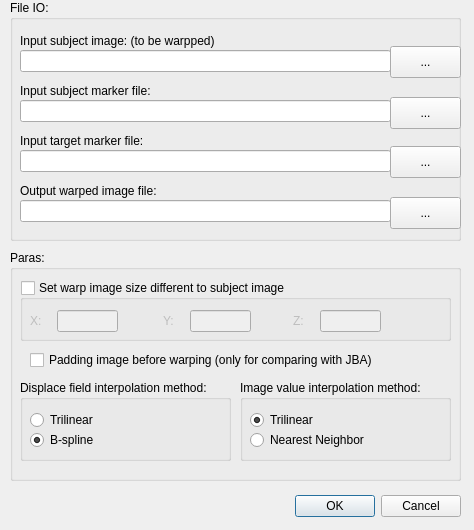
<?xml version="1.0" encoding="UTF-8"?>
<ui version="4.0">
 <class>Paradialog_littlequickwarp</class>
 <widget class="QDialog" name="Paradialog_littlequickwarp">
  <property name="geometry">
   <rect>
    <x>0</x>
    <y>0</y>
    <width>474</width>
    <height>530</height>
   </rect>
  </property>
  <property name="windowTitle">
   <string>Dialog</string>
  </property>
  <widget class="QDialogButtonBox" name="buttonBox">
   <property name="geometry">
    <rect>
     <x>280</x>
     <y>490</y>
     <width>181</width>
     <height>32</height>
    </rect>
   </property>
   <property name="orientation">
    <enum>Qt::Horizontal</enum>
   </property>
   <property name="standardButtons">
    <set>QDialogButtonBox::Cancel|QDialogButtonBox::Ok</set>
   </property>
  </widget>
  <widget class="QGroupBox" name="groupBox_fileio">
   <property name="geometry">
    <rect>
     <x>10</x>
     <y>0</y>
     <width>451</width>
     <height>241</height>
    </rect>
   </property>
   <property name="title">
    <string>File IO: </string>
   </property>
   <widget class="QLabel" name="label_img_sub_2">
    <property name="geometry">
     <rect>
      <x>10</x>
      <y>30</y>
      <width>411</width>
      <height>21</height>
     </rect>
    </property>
    <property name="text">
     <string>Input subject image: (to be warpped)</string>
    </property>
   </widget>
   <widget class="QLabel" name="label_img_sub">
    <property name="geometry">
     <rect>
      <x>10</x>
      <y>80</y>
      <width>411</width>
      <height>21</height>
     </rect>
    </property>
    <property name="text">
     <string>Input subject marker file:</string>
    </property>
   </widget>
   <widget class="QLineEdit" name="lineEdit_img_sub">
    <property name="geometry">
     <rect>
      <x>10</x>
      <y>50</y>
      <width>371</width>
      <height>22</height>
     </rect>
    </property>
   </widget>
   <widget class="QPushButton" name="pushButton_img_sub">
    <property name="geometry">
     <rect>
      <x>380</x>
      <y>46</y>
      <width>71</width>
      <height>32</height>
     </rect>
    </property>
    <property name="text">
     <string>...</string>
    </property>
   </widget>
   <widget class="QPushButton" name="pushButton_marker_sub">
    <property name="geometry">
     <rect>
      <x>380</x>
      <y>97</y>
      <width>71</width>
      <height>32</height>
     </rect>
    </property>
    <property name="text">
     <string>...</string>
    </property>
   </widget>
   <widget class="QLineEdit" name="lineEdit_marker_sub">
    <property name="geometry">
     <rect>
      <x>10</x>
      <y>100</y>
      <width>371</width>
      <height>22</height>
     </rect>
    </property>
   </widget>
   <widget class="QLineEdit" name="lineEdit_marker_tar">
    <property name="geometry">
     <rect>
      <x>10</x>
      <y>150</y>
      <width>371</width>
      <height>22</height>
     </rect>
    </property>
   </widget>
   <widget class="QLabel" name="label_img_sub2tar">
    <property name="geometry">
     <rect>
      <x>10</x>
      <y>130</y>
      <width>411</width>
      <height>21</height>
     </rect>
    </property>
    <property name="text">
     <string>Input target marker file:</string>
    </property>
   </widget>
   <widget class="QPushButton" name="pushButton_marker_tar">
    <property name="geometry">
     <rect>
      <x>380</x>
      <y>146</y>
      <width>71</width>
      <height>32</height>
     </rect>
    </property>
    <property name="text">
     <string>...</string>
    </property>
   </widget>
   <widget class="QPushButton" name="pushButton_img_warp">
    <property name="geometry">
     <rect>
      <x>380</x>
      <y>197</y>
      <width>71</width>
      <height>32</height>
     </rect>
    </property>
    <property name="text">
     <string>...</string>
    </property>
   </widget>
   <widget class="QLabel" name="label_swc_grid">
    <property name="geometry">
     <rect>
      <x>10</x>
      <y>180</y>
      <width>411</width>
      <height>21</height>
     </rect>
    </property>
    <property name="text">
     <string>Output warped image file:</string>
    </property>
   </widget>
   <widget class="QLineEdit" name="lineEdit_img_warp">
    <property name="geometry">
     <rect>
      <x>10</x>
      <y>200</y>
      <width>371</width>
      <height>22</height>
     </rect>
    </property>
    <property name="text">
     <string/>
    </property>
   </widget>
  </widget>
  <widget class="QGroupBox" name="groupBox_paras">
   <property name="geometry">
    <rect>
     <x>10</x>
     <y>250</y>
     <width>451</width>
     <height>231</height>
    </rect>
   </property>
   <property name="title">
    <string>Paras:</string>
   </property>
   <widget class="QCheckBox" name="checkBox_padding">
    <property name="geometry">
     <rect>
      <x>20</x>
      <y>100</y>
      <width>480</width>
      <height>20</height>
     </rect>
    </property>
    <property name="text">
     <string>Padding image before warping (only for comparing with JBA)</string>
    </property>
   </widget>
   <widget class="QGroupBox" name="groupBox">
    <property name="geometry">
     <rect>
      <x>230</x>
      <y>130</y>
      <width>211</width>
      <height>81</height>
     </rect>
    </property>
    <property name="title">
     <string>Image value interpolation method:</string>
    </property>
    <widget class="QRadioButton" name="radioButton_img_interp_nn">
     <property name="geometry">
      <rect>
       <x>10</x>
       <y>50</y>
       <width>161</width>
       <height>20</height>
      </rect>
     </property>
     <property name="text">
      <string>Nearest Neighbor</string>
     </property>
    </widget>
    <widget class="QRadioButton" name="radioButton_img_interp_linear">
     <property name="geometry">
      <rect>
       <x>10</x>
       <y>30</y>
       <width>161</width>
       <height>20</height>
      </rect>
     </property>
     <property name="text">
      <string>Trilinear</string>
     </property>
     <property name="checked">
      <bool>true</bool>
     </property>
    </widget>
   </widget>
   <widget class="QGroupBox" name="groupBox_2">
    <property name="geometry">
     <rect>
      <x>10</x>
      <y>130</y>
      <width>211</width>
      <height>81</height>
     </rect>
    </property>
    <property name="title">
     <string>Displace field interpolation method:</string>
    </property>
    <widget class="QRadioButton" name="radioButton_df_interp_linear">
     <property name="geometry">
      <rect>
       <x>10</x>
       <y>30</y>
       <width>161</width>
       <height>20</height>
      </rect>
     </property>
     <property name="text">
      <string>Trilinear</string>
     </property>
    </widget>
    <widget class="QRadioButton" name="radioButton_df_interp_bspline">
     <property name="geometry">
      <rect>
       <x>10</x>
       <y>50</y>
       <width>161</width>
       <height>20</height>
      </rect>
     </property>
     <property name="text">
      <string>B-spline</string>
     </property>
     <property name="checked">
      <bool>true</bool>
     </property>
    </widget>
   </widget>
  </widget>
  <widget class="QGroupBox" name="groupBox_resize">
   <property name="geometry">
    <rect>
     <x>20</x>
     <y>280</y>
     <width>431</width>
     <height>61</height>
    </rect>
   </property>
   <property name="title">
    <string>Set warp image size different to subject image</string>
   </property>
   <property name="checkable">
    <bool>true</bool>
   </property>
   <property name="checked">
    <bool>false</bool>
   </property>
   <widget class="QLabel" name="label_Xdim">
    <property name="geometry">
     <rect>
      <x>10</x>
      <y>30</y>
      <width>51</width>
      <height>21</height>
     </rect>
    </property>
    <property name="text">
     <string>X:</string>
    </property>
   </widget>
   <widget class="QLineEdit" name="lineEdit_Xdim">
    <property name="geometry">
     <rect>
      <x>37</x>
      <y>30</y>
      <width>61</width>
      <height>22</height>
     </rect>
    </property>
   </widget>
   <widget class="QLabel" name="label_Ydim">
    <property name="geometry">
     <rect>
      <x>143</x>
      <y>30</y>
      <width>51</width>
      <height>21</height>
     </rect>
    </property>
    <property name="text">
     <string>Y:</string>
    </property>
   </widget>
   <widget class="QLineEdit" name="lineEdit_Ydim">
    <property name="geometry">
     <rect>
      <x>170</x>
      <y>30</y>
      <width>61</width>
      <height>22</height>
     </rect>
    </property>
   </widget>
   <widget class="QLabel" name="label_Zdim">
    <property name="geometry">
     <rect>
      <x>273</x>
      <y>30</y>
      <width>51</width>
      <height>21</height>
     </rect>
    </property>
    <property name="text">
     <string>Z:</string>
    </property>
   </widget>
   <widget class="QLineEdit" name="lineEdit_Zdim">
    <property name="geometry">
     <rect>
      <x>300</x>
      <y>30</y>
      <width>61</width>
      <height>22</height>
     </rect>
    </property>
   </widget>
  </widget>
  <zorder>groupBox_paras</zorder>
  <zorder>buttonBox</zorder>
  <zorder>groupBox_fileio</zorder>
  <zorder>groupBox_resize</zorder>
 </widget>
 <resources/>
 <connections>
  <connection>
   <sender>buttonBox</sender>
   <signal>accepted()</signal>
   <receiver>Paradialog_littlequickwarp</receiver>
   <slot>accept()</slot>
   <hints>
    <hint type="sourcelabel">
     <x>538</x>
     <y>574</y>
    </hint>
    <hint type="destinationlabel">
     <x>157</x>
     <y>274</y>
    </hint>
   </hints>
  </connection>
  <connection>
   <sender>buttonBox</sender>
   <signal>rejected()</signal>
   <receiver>Paradialog_littlequickwarp</receiver>
   <slot>reject()</slot>
   <hints>
    <hint type="sourcelabel">
     <x>606</x>
     <y>580</y>
    </hint>
    <hint type="destinationlabel">
     <x>286</x>
     <y>274</y>
    </hint>
   </hints>
  </connection>
 </connections>
</ui>
